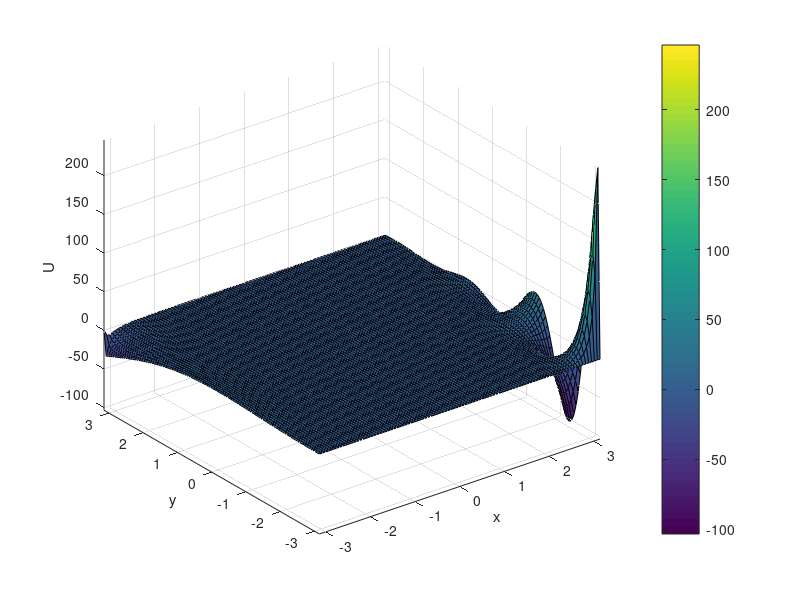

The MATLAB script that drew this image: (Note: this script raises an error after producing the figure.)
clear all;
clc;
close all;
%%
%Setting up the number of XY grid points
stepper=[1 2 4 5 10];
for i=1:length(stepper)
NXinc=100/stepper(i);
NYinc=NXinc;
Step=1/NXinc;

%%
%Setting up length of X and Y regions
Ax=-pi;
Bx=-Ax;
Ay=Ax;
By=Bx;

%Defining Li, X&Y domain lengths:
Lx=2*pi;
Ly=Lx;

%%
%Set up Min x&y coordinates
MinX1=Ay;
MinY1=MinX1;

%Set up Max x&y coordinates
MaxX1=By;
MaxY1=By;


%%
%Determining # elements  on X&Y domains and mesh
x=linspace(MinX1,MaxX1,NXinc);
y=linspace(MinY1,MaxY1,NYinc);
[xx,yy]=meshgrid(x,y);

Hx=x(2)-x(1);

%Dirichlet boundary condition inputs
psi=cos((pi.*(y-Ay))).*cosh(By-y); 
phi=((y-Ay).^2).*(sin((pi./2)*((x-Ax)/(By-Ay)).*2+1));
%%
%Defining my Boundary Conditions and Initial Conditions with pre populated
%zeros matrix to reduce run time
U=zeros(NYinc,NXinc);
U(NYinc,2:NXinc-1)=psi(2:NXinc-1);
U(1,2:NXinc-1)=phi(2:NXinc-1);

%%
%Related Forces initial matrix population to reduce run time
F=zeros(NYinc,NXinc);

%%
%Initializing error for Gauss-Seidel and bound for application of Nuemann
%boundary condition.
error=1;
bound=1;

%Setting Eset (acceptable limit of error at system convergence)
Eset=10^-3;

Lcount=0; %Initializing counter for # iterations during Gauss-Seidel

%Defining initial Tcheck value for checkpointing set time period of
%the Gauss-Seidel iteration loop:
Tinc = 60; %checkpoint every 60 seconds

%Defining initial timer variable value to be greater than start timer initial value to start timer loop in Gauss-Seidel loop:
Tint = 0;
Tcount = 0; %Stores time values for combined loop times, if loop takes less than a minute to run

save('Var.mat') %Retains variables if code fails

%%
%checkpointing, rerun
load('Var.mat')

%While error is less than Eset, save variables at Tinc
while error>Eset;
            tic;
        if (Tcount >= Tinc) %Saves at least every 60 seconds or every Gauss-Seidel loop iteration, if the iterations take longer
            Tcount = 0; %Resets time counter to 0
            save('Var') %Saves variables for checkpointing for stop/restart capability
        end

%Defining previous "U" for later use in SOR implementation        
Up=U;

%Force values defined by Dirichlet Boundary Conditions(constant) populating
%existing zeros matrix
for i=2:NXinc-1;
for j=2:NYinc-1;
% F(i,j)=sin(pi.*(x(i)-Ay)/(By-Ay)).*cos((pi/2).*(2.*((y(j) - Ay)./(By-Ay))+1));

%%
%Nuemann boundary conditions applied
if bound==1;
U(2:NYinc-1,NXinc)=(1/4)*(2*U(2:NYinc-1,NYinc-1)+U([2: NYinc-1]-1,NYinc)+U((2:NYinc-1)+1,NYinc)+( Hx^2)*F((2:NYinc-1),NYinc));
U(2:NYinc-1,NXinc)=(U(2:NYinc-1,NYinc-1)+U([2: NYinc-1]-1,NYinc)+U((2:NYinc-1)+1,NYinc)+(Hx^2)*F((2:NYinc-1),NYinc))/4;
bound=bound+1;
end;
U(i,j)=0.25*( U(i+1,j)+U(i-1,j)+ U(i,j+1)+ U(i,j-1) + F(i,j));
end
end

%Defining foward "U" value for implmentation of SOR & Lambda (lam)
Uf=U;

%%
%Defining Error post iterations
E=U-Up;
NX=NXinc-1;
error=mean(mean(E(2:NX,2:NX).^2));
Lcount=Lcount+1; %# of loop iterations

%SOR Implmentation (Lambda=lam and ranges 1:1.59
lam=1.5;
U=Uf*lam+(1-lam)*Up;

%Time elapsed retrieved
Tint=toc; %Determines how long the Gauss-Seidel iteration took
Tcount=Tcount+Tint; %time elapsed from checkpoint save
bound=1;
end

%%
%Plotting U
figure(i)
surf(xx,yy,U');
rotate3d
%Setting parameters of plot view, labels, and format
h.Label.String='U[Deviation]';
view(-37.5,30);
h=colorbar;
xlabel('x');ylabel('y');
axis tight
zlabel('U');
title('Gauss-Seidel Grid','fontweight','nor mal');
set(gca,'fontsize',18);
box on
end



